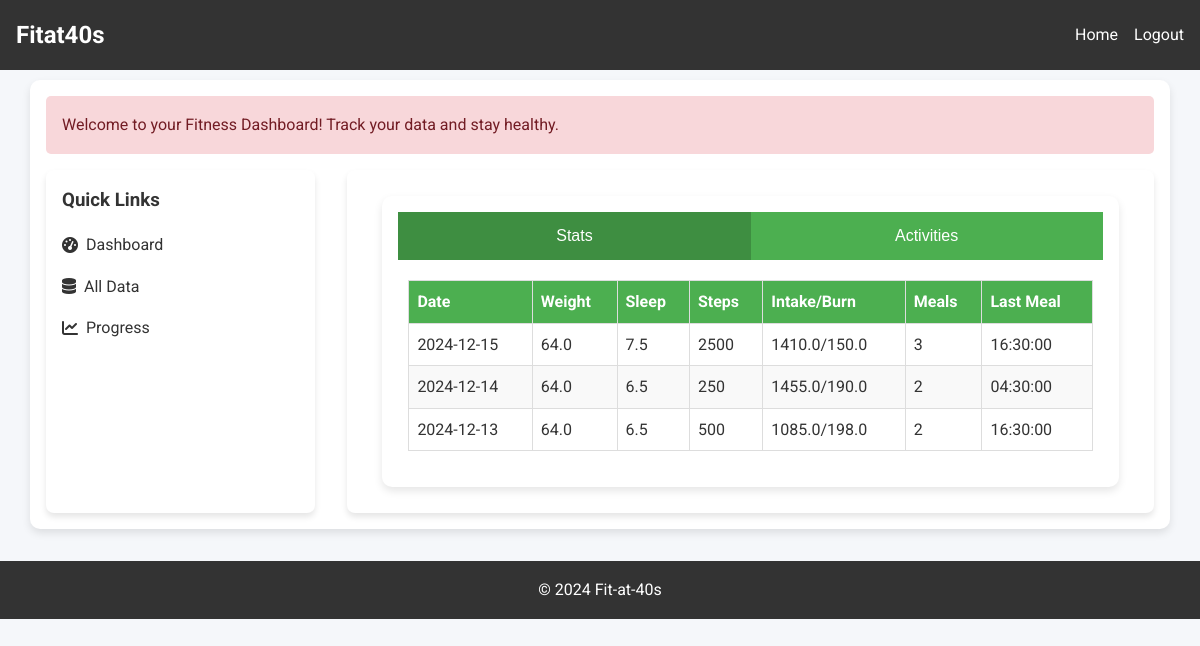
The page /all-data (signed in) on the database as committed earlier.
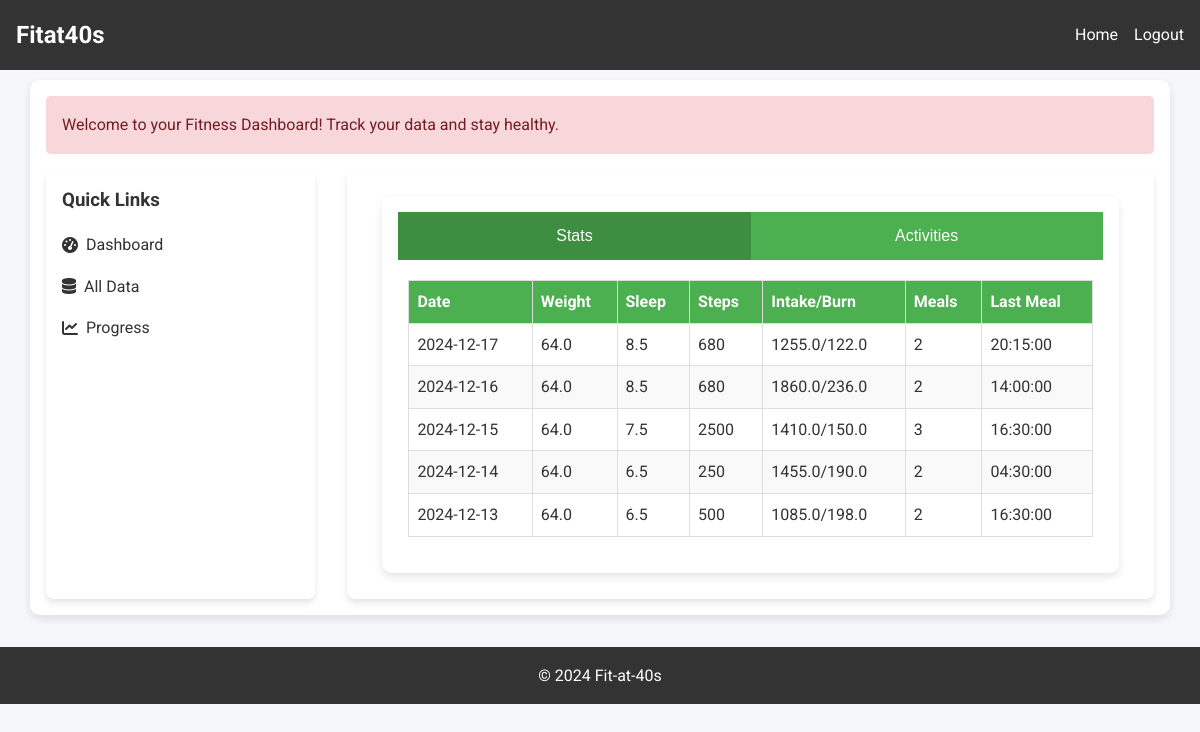
The same page on the database as committed later.
### webapp/routes.py (models this page shows)
class UserData(db.Model):
    id = db.Column(db.Integer, primary_key=True)
    user_id = db.Column(db.Integer, db.ForeignKey('user.id'))
    date = db.Column(db.Date, nullable=False)
    weight = db.Column(db.Float, nullable=False)
    sleep = db.Column(db.Float, nullable=False)
    steps = db.Column(db.Integer, nullable=False)
    calories_in = db.Column(db.Float, nullable=False)
    calories_out = db.Column(db.Float, nullable=False)
    protein = db.Column(db.Integer, nullable=True)
    carbs = db.Column(db.Integer, nullable=True)
    fat = db.Column(db.Integer, nullable=True)
    number_of_meals = db.Column(db.Integer, nullable=False)
    time_of_last_meal = db.Column(db.Time, nullable=False)
    created_at = db.Column(db.DateTime, nullable=False, default=datetime.now(uae))
    updated_at = db.Column(db.DateTime, nullable=False, default=datetime.now(uae), onupdate=datetime.now(uae))

### webapp/routes.py (the view)
@app.route('/all-data')
@login_required
def all_data():
    all_user_data = UserData.query.filter_by(user_id=current_user.id).order_by(UserData.date.desc()).all()
    all_training_activities = TrainingActivity.query.filter_by(user_id=current_user.id).order_by(TrainingActivity.date.desc()).all()
    return render_template('all_data.html', all_user_data=all_user_data, all_training_activities=all_training_activities)

### webapp/routes.py (called while the page is built)
@login_manager.user_loader
def load_user(user_id):
    return User.query.get(int(user_id))

### webapp/templates/all_data.html (shortened to what this page needs)
{% extends "base.html" %}
{% block content %}
<div class="container">
    <div class="tabs">
        <button class="tab-button active" data-tab="user-data">Stats</button>
        <button class="tab-button" data-tab="training-activities">Activities</button>
    </div>
    <div id="user-data" class="tab-content active">
        <table>
            <thead>
                <tr>
                    <th>Date</th>
                    <th>Weight</th>
                    <th>Sleep</th>
                    <th>Steps</th>
                    <th>Intake/Burn</th>
                    <th>Meals</th>
                    <th>Last Meal</th>
                </tr>
            </thead>
            <tbody>
                {% for data in all_user_data %}
                <tr>
                    <td>{{ data.date }}</td>
                    <td>{{ data.weight }}</td>
                    <td>{{ data.sleep }}</td>
                    <td>{{ data.steps }}</td>
                    <td>{{ data.calories_in }}/{{ data.calories_out }}</td>
                    <td>{{ data.number_of_meals }}</td>
                    <td>{{ data.time_of_last_meal }}</td>
                </tr>
                {% endfor %}
            </tbody>
        </table>
    </div>
</div>
{% endblock %}

### webapp/templates/base.html (shortened to what this page needs)
<!DOCTYPE html>
<html lang="en">
<head>
    <link rel="stylesheet" href="https://cdnjs.cloudflare.com/ajax/libs/font-awesome/6.0.0-beta3/css/all.min.css">
</head>
<body>
    <nav>
        <div class="logo">Fitat40s</div>
        <ul>
            <li><a href="/dashboard">Home</a></li>
            {% if current_user.is_authenticated %}
            <li><a href="/logout">Logout</a></li>
            {%else%}
            <li><a href="/login">Login</a></li>
            {%endif%}
        </ul>
    </nav>
    <div class="container">
        {% block flash_message %}
        <div class="flash-message">
            Welcome to your Fitness Dashboard! Track your data and stay healthy.
        </div>
        {% endblock %}
        <div class="dashboard">
            <div class="sidebar">
                <h3>Quick Links</h3>
                <ul>
                    <li><a href="/dashboard"><i class="fas fa-tachometer-alt"></i> Dashboard</a></li>
                    <li><a href="/all-data"><i class="fas fa-database"></i> All Data</a></li>
                    <li><a href="/progress"><i class="fas fa-chart-line"></i> Progress</a></li>
                </ul>
            </div>
            <div class="content">
                {% block content %}{% endblock %}
            </div>
        </div>
    </div>
    <footer>
        <p>&copy; 2024 Fit-at-40s</p>
    </footer>
</body>
</html>

### webapp/templates/base.html (style rules this page uses)
* { margin: 0; padding: 0; box-sizing: border-box; }
body { font-family: 'Roboto', sans-serif; background: #f5f7fa; color: #333; line-height: 1.6; }
nav { display: flex; justify-content: space-between; align-items: center; padding: 1rem; background: #333; color: #fff; }
nav .logo { font-size: 1.5rem; font-weight: bold; }
nav ul { list-style: none; display: flex; }
nav ul li { margin-left: 1rem; }
nav ul li a { color: #fff; text-decoration: none; font-size: 1rem; }
.container { max-width: 1100px; margin: 2rem auto; padding: 1rem; }
.dashboard { display: grid; grid-template-columns: 1fr; gap: 2rem; }
@media (min-width: 768px) { .dashboard { grid-template-columns: 1fr 3fr; } }
.sidebar { background: #fff; padding: 1rem; border-radius: 8px; box-shadow: 0 4px 6px rgba(0, 0, 0, 0.1); }
.sidebar ul { list-style: none; }
.sidebar ul li { margin: 1rem 0; }
.sidebar ul li a { text-decoration: none; color: #333; display: flex; align-items: center; }
.sidebar ul li a i { margin-right: 0.5rem; }
.content { background: #fff; padding: 1rem; border-radius: 8px; box-shadow: 0 4px 6px rgba(0, 0, 0, 0.1); }
footer { text-align: center; padding: 1rem 0; background: #333; color: #fff; margin-top: 2rem; }
.flash-message { padding: 1rem; margin-bottom: 1rem; background: #f8d7da; color: #721c24; border-radius: 5px; }

### webapp/templates/all_data.html (style rules this page uses)
.container { max-width: 95%; margin: 10px auto; background: white; border-radius: 10px; box-shadow: 0 4px 8px rgba(0, 0, 0, 0.1); overflow: hidden; }
.tabs { display: flex; background: #4CAF50; flex-wrap: wrap; }
.tabs button { flex: 1; padding: 15px; background: none; border: none; color: white; cursor: pointer; font-size: 16px; transition: background 0.3s; }
.tabs button.active { background: #3e8e41; }
.tab-content { display: none; padding: 10px; }
.tab-content.active { display: block; }
table { width: 100%; border-collapse: collapse; margin: 10px 0; }
table th, table td { text-align: left; padding: 8px; border: 1px solid #ddd; }
table th { background: #4CAF50; color: white; }
table tr:nth-child(even) { background: #f9f9f9; }

Rows that differ between the two databases and show on the page:
added UserData: date "2024-12-17", weight "64.0", sleep "8.5", steps "680", calories_in "1255.0", calories_out "122.0", number_of_meals "2", time_of_last_meal "20:15:00"
added UserData: date "2024-12-16", weight "64.0", sleep "8.5", steps "680", calories_in "1860.0", calories_out "236.0", number_of_meals "2", time_of_last_meal "14:00:00"
